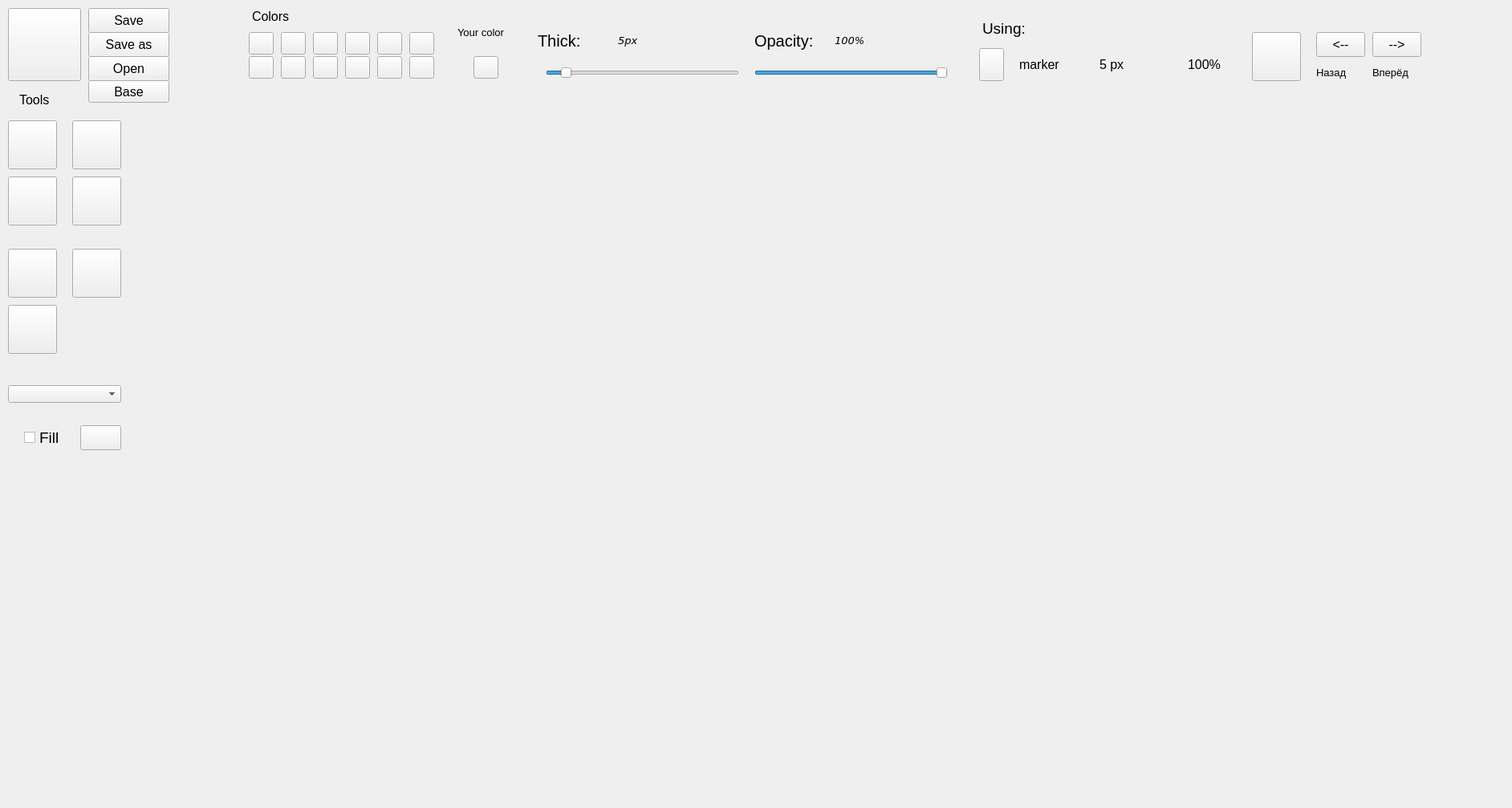
<?xml version="1.0" encoding="UTF-8"?>
<ui version="4.0">
 <class>Form</class>
 <widget class="QWidget" name="Form">
  <property name="geometry">
   <rect>
    <x>0</x>
    <y>0</y>
    <width>1884</width>
    <height>1007</height>
   </rect>
  </property>
  <property name="font">
   <font>
    <pointsize>12</pointsize>
   </font>
  </property>
  <property name="cursor">
   <cursorShape>CrossCursor</cursorShape>
  </property>
  <property name="windowTitle">
   <string>Form</string>
  </property>
  <widget class="QPushButton" name="btn_000000">
   <property name="geometry">
    <rect>
     <x>310</x>
     <y>40</y>
     <width>31</width>
     <height>28</height>
    </rect>
   </property>
   <property name="font">
    <font>
     <kerning>true</kerning>
    </font>
   </property>
   <property name="text">
    <string/>
   </property>
   <attribute name="buttonGroup">
    <string notr="true">color_group</string>
   </attribute>
  </widget>
  <widget class="QPushButton" name="btn_bbbbbb">
   <property name="geometry">
    <rect>
     <x>350</x>
     <y>40</y>
     <width>31</width>
     <height>28</height>
    </rect>
   </property>
   <property name="text">
    <string/>
   </property>
   <attribute name="buttonGroup">
    <string notr="true">color_group</string>
   </attribute>
  </widget>
  <widget class="QPushButton" name="btn_ffffff">
   <property name="geometry">
    <rect>
     <x>310</x>
     <y>70</y>
     <width>31</width>
     <height>28</height>
    </rect>
   </property>
   <property name="text">
    <string/>
   </property>
   <attribute name="buttonGroup">
    <string notr="true">color_group</string>
   </attribute>
  </widget>
  <widget class="QPushButton" name="btn_49423d">
   <property name="geometry">
    <rect>
     <x>350</x>
     <y>70</y>
     <width>31</width>
     <height>28</height>
    </rect>
   </property>
   <property name="text">
    <string/>
   </property>
   <attribute name="buttonGroup">
    <string notr="true">color_group</string>
   </attribute>
  </widget>
  <widget class="QPushButton" name="btn_ff0000">
   <property name="geometry">
    <rect>
     <x>390</x>
     <y>40</y>
     <width>31</width>
     <height>28</height>
    </rect>
   </property>
   <property name="text">
    <string/>
   </property>
   <attribute name="buttonGroup">
    <string notr="true">color_group</string>
   </attribute>
  </widget>
  <widget class="QPushButton" name="btn_ffa500">
   <property name="geometry">
    <rect>
     <x>390</x>
     <y>70</y>
     <width>31</width>
     <height>28</height>
    </rect>
   </property>
   <property name="text">
    <string/>
   </property>
   <attribute name="buttonGroup">
    <string notr="true">color_group</string>
   </attribute>
  </widget>
  <widget class="QPushButton" name="btn_0000ff">
   <property name="geometry">
    <rect>
     <x>430</x>
     <y>40</y>
     <width>31</width>
     <height>28</height>
    </rect>
   </property>
   <property name="text">
    <string/>
   </property>
   <attribute name="buttonGroup">
    <string notr="true">color_group</string>
   </attribute>
  </widget>
  <widget class="QPushButton" name="btn_ffff00">
   <property name="geometry">
    <rect>
     <x>430</x>
     <y>70</y>
     <width>31</width>
     <height>28</height>
    </rect>
   </property>
   <property name="text">
    <string/>
   </property>
   <attribute name="buttonGroup">
    <string notr="true">color_group</string>
   </attribute>
  </widget>
  <widget class="QPushButton" name="btn_964b00">
   <property name="geometry">
    <rect>
     <x>470</x>
     <y>40</y>
     <width>31</width>
     <height>28</height>
    </rect>
   </property>
   <property name="text">
    <string/>
   </property>
   <attribute name="buttonGroup">
    <string notr="true">color_group</string>
   </attribute>
  </widget>
  <widget class="QPushButton" name="btn_00ffff">
   <property name="geometry">
    <rect>
     <x>470</x>
     <y>70</y>
     <width>31</width>
     <height>28</height>
    </rect>
   </property>
   <property name="text">
    <string/>
   </property>
   <attribute name="buttonGroup">
    <string notr="true">color_group</string>
   </attribute>
  </widget>
  <widget class="QPushButton" name="btn_8b00ff">
   <property name="geometry">
    <rect>
     <x>510</x>
     <y>40</y>
     <width>31</width>
     <height>28</height>
    </rect>
   </property>
   <property name="text">
    <string/>
   </property>
   <attribute name="buttonGroup">
    <string notr="true">color_group</string>
   </attribute>
  </widget>
  <widget class="QPushButton" name="btn_ffc0cb">
   <property name="geometry">
    <rect>
     <x>510</x>
     <y>70</y>
     <width>31</width>
     <height>28</height>
    </rect>
   </property>
   <property name="text">
    <string/>
   </property>
   <attribute name="buttonGroup">
    <string notr="true">color_group</string>
   </attribute>
  </widget>
  <widget class="QPushButton" name="btn_person_color">
   <property name="geometry">
    <rect>
     <x>590</x>
     <y>70</y>
     <width>31</width>
     <height>28</height>
    </rect>
   </property>
   <property name="text">
    <string/>
   </property>
  </widget>
  <widget class="QSlider" name="thick_slider">
   <property name="geometry">
    <rect>
     <x>680</x>
     <y>80</y>
     <width>241</width>
     <height>22</height>
    </rect>
   </property>
   <property name="minimum">
    <number>1</number>
   </property>
   <property name="maximum">
    <number>50</number>
   </property>
   <property name="value">
    <number>5</number>
   </property>
   <property name="orientation">
    <enum>Qt::Horizontal</enum>
   </property>
  </widget>
  <widget class="QLabel" name="txt_thick_label">
   <property name="geometry">
    <rect>
     <x>670</x>
     <y>30</y>
     <width>71</width>
     <height>41</height>
    </rect>
   </property>
   <property name="font">
    <font>
     <pointsize>15</pointsize>
     <weight>50</weight>
     <italic>false</italic>
     <bold>false</bold>
     <underline>false</underline>
     <strikeout>false</strikeout>
     <kerning>true</kerning>
    </font>
   </property>
   <property name="frameShape">
    <enum>QFrame::NoFrame</enum>
   </property>
   <property name="frameShadow">
    <enum>QFrame::Raised</enum>
   </property>
   <property name="text">
    <string>Thick:</string>
   </property>
  </widget>
  <widget class="QLabel" name="value_thick_label">
   <property name="geometry">
    <rect>
     <x>770</x>
     <y>30</y>
     <width>71</width>
     <height>41</height>
    </rect>
   </property>
   <property name="font">
    <font>
     <family>Verdana</family>
     <pointsize>10</pointsize>
     <italic>true</italic>
    </font>
   </property>
   <property name="text">
    <string>5px</string>
   </property>
  </widget>
  <widget class="QLabel" name="personal_color_label">
   <property name="geometry">
    <rect>
     <x>570</x>
     <y>20</y>
     <width>81</width>
     <height>41</height>
    </rect>
   </property>
   <property name="font">
    <font>
     <pointsize>10</pointsize>
    </font>
   </property>
   <property name="text">
    <string>Your color</string>
   </property>
  </widget>
  <widget class="QLabel" name="color_label">
   <property name="geometry">
    <rect>
     <x>314</x>
     <y>10</y>
     <width>61</width>
     <height>20</height>
    </rect>
   </property>
   <property name="font">
    <font>
     <pointsize>12</pointsize>
    </font>
   </property>
   <property name="text">
    <string>Colors</string>
   </property>
  </widget>
  <widget class="QPushButton" name="stylus">
   <property name="geometry">
    <rect>
     <x>90</x>
     <y>150</y>
     <width>61</width>
     <height>61</height>
    </rect>
   </property>
   <property name="text">
    <string/>
   </property>
   <attribute name="buttonGroup">
    <string notr="true">tool_group</string>
   </attribute>
  </widget>
  <widget class="QLabel" name="tools_label">
   <property name="geometry">
    <rect>
     <x>24</x>
     <y>109</y>
     <width>51</width>
     <height>31</height>
    </rect>
   </property>
   <property name="font">
    <font>
     <pointsize>12</pointsize>
     <weight>50</weight>
     <bold>false</bold>
    </font>
   </property>
   <property name="text">
    <string>Tools</string>
   </property>
  </widget>
  <widget class="QLabel" name="txt_alpha_label">
   <property name="geometry">
    <rect>
     <x>940</x>
     <y>30</y>
     <width>91</width>
     <height>41</height>
    </rect>
   </property>
   <property name="font">
    <font>
     <pointsize>15</pointsize>
     <weight>50</weight>
     <italic>false</italic>
     <bold>false</bold>
     <underline>false</underline>
     <strikeout>false</strikeout>
     <kerning>true</kerning>
    </font>
   </property>
   <property name="frameShape">
    <enum>QFrame::NoFrame</enum>
   </property>
   <property name="frameShadow">
    <enum>QFrame::Raised</enum>
   </property>
   <property name="text">
    <string>Opacity:</string>
   </property>
  </widget>
  <widget class="QLabel" name="value_alpha_label">
   <property name="geometry">
    <rect>
     <x>1040</x>
     <y>30</y>
     <width>71</width>
     <height>41</height>
    </rect>
   </property>
   <property name="font">
    <font>
     <family>Verdana</family>
     <pointsize>10</pointsize>
     <italic>true</italic>
    </font>
   </property>
   <property name="text">
    <string>100%</string>
   </property>
  </widget>
  <widget class="QSlider" name="alpha_slider">
   <property name="geometry">
    <rect>
     <x>940</x>
     <y>80</y>
     <width>241</width>
     <height>22</height>
    </rect>
   </property>
   <property name="minimum">
    <number>0</number>
   </property>
   <property name="maximum">
    <number>100</number>
   </property>
   <property name="sliderPosition">
    <number>100</number>
   </property>
   <property name="orientation">
    <enum>Qt::Horizontal</enum>
   </property>
  </widget>
  <widget class="QPushButton" name="marker">
   <property name="geometry">
    <rect>
     <x>10</x>
     <y>150</y>
     <width>61</width>
     <height>61</height>
    </rect>
   </property>
   <property name="text">
    <string/>
   </property>
   <attribute name="buttonGroup">
    <string notr="true">tool_group</string>
   </attribute>
  </widget>
  <widget class="QPushButton" name="selected_color">
   <property name="geometry">
    <rect>
     <x>1220</x>
     <y>60</y>
     <width>31</width>
     <height>41</height>
    </rect>
   </property>
   <property name="text">
    <string/>
   </property>
  </widget>
  <widget class="QLabel" name="is_used_label_tool">
   <property name="geometry">
    <rect>
     <x>1270</x>
     <y>60</y>
     <width>101</width>
     <height>41</height>
    </rect>
   </property>
   <property name="font">
    <font>
     <pointsize>12</pointsize>
    </font>
   </property>
   <property name="text">
    <string>marker</string>
   </property>
  </widget>
  <widget class="QLabel" name="is_used_label">
   <property name="geometry">
    <rect>
     <x>1224</x>
     <y>20</y>
     <width>261</width>
     <height>31</height>
    </rect>
   </property>
   <property name="font">
    <font>
     <pointsize>14</pointsize>
    </font>
   </property>
   <property name="text">
    <string>Using:</string>
   </property>
  </widget>
  <widget class="QLabel" name="is_used_label_px">
   <property name="geometry">
    <rect>
     <x>1370</x>
     <y>60</y>
     <width>101</width>
     <height>41</height>
    </rect>
   </property>
   <property name="font">
    <font>
     <pointsize>12</pointsize>
    </font>
   </property>
   <property name="text">
    <string>5 px</string>
   </property>
  </widget>
  <widget class="QLabel" name="is_used_label_alpha">
   <property name="geometry">
    <rect>
     <x>1480</x>
     <y>60</y>
     <width>101</width>
     <height>41</height>
    </rect>
   </property>
   <property name="font">
    <font>
     <pointsize>12</pointsize>
    </font>
   </property>
   <property name="text">
    <string>100%</string>
   </property>
  </widget>
  <widget class="QPushButton" name="brush">
   <property name="geometry">
    <rect>
     <x>10</x>
     <y>220</y>
     <width>61</width>
     <height>61</height>
    </rect>
   </property>
   <property name="text">
    <string/>
   </property>
   <attribute name="buttonGroup">
    <string notr="true">tool_group</string>
   </attribute>
  </widget>
  <widget class="QPushButton" name="clear_btn">
   <property name="geometry">
    <rect>
     <x>1560</x>
     <y>40</y>
     <width>61</width>
     <height>61</height>
    </rect>
   </property>
   <property name="text">
    <string/>
   </property>
  </widget>
  <widget class="QPushButton" name="rubber">
   <property name="geometry">
    <rect>
     <x>90</x>
     <y>220</y>
     <width>61</width>
     <height>61</height>
    </rect>
   </property>
   <property name="text">
    <string/>
   </property>
   <attribute name="buttonGroup">
    <string notr="true">tool_group</string>
   </attribute>
  </widget>
  <widget class="QPushButton" name="save_btn">
   <property name="geometry">
    <rect>
     <x>110</x>
     <y>10</y>
     <width>101</width>
     <height>31</height>
    </rect>
   </property>
   <property name="font">
    <font>
     <pointsize>12</pointsize>
    </font>
   </property>
   <property name="text">
    <string>Save</string>
   </property>
  </widget>
  <widget class="QPushButton" name="line">
   <property name="geometry">
    <rect>
     <x>10</x>
     <y>310</y>
     <width>61</width>
     <height>61</height>
    </rect>
   </property>
   <property name="text">
    <string/>
   </property>
   <attribute name="buttonGroup">
    <string notr="true">tool_group</string>
   </attribute>
  </widget>
  <widget class="QPushButton" name="rectangle">
   <property name="geometry">
    <rect>
     <x>90</x>
     <y>310</y>
     <width>61</width>
     <height>61</height>
    </rect>
   </property>
   <property name="text">
    <string/>
   </property>
   <attribute name="buttonGroup">
    <string notr="true">tool_group</string>
   </attribute>
  </widget>
  <widget class="QCheckBox" name="btn_fill">
   <property name="geometry">
    <rect>
     <x>30</x>
     <y>520</y>
     <width>61</width>
     <height>51</height>
    </rect>
   </property>
   <property name="font">
    <font>
     <pointsize>14</pointsize>
    </font>
   </property>
   <property name="text">
    <string>Fill</string>
   </property>
  </widget>
  <widget class="QPushButton" name="btn_color_fill">
   <property name="geometry">
    <rect>
     <x>100</x>
     <y>530</y>
     <width>51</width>
     <height>31</height>
    </rect>
   </property>
   <property name="text">
    <string/>
   </property>
  </widget>
  <widget class="QComboBox" name="comboBox_line">
   <property name="geometry">
    <rect>
     <x>10</x>
     <y>480</y>
     <width>141</width>
     <height>22</height>
    </rect>
   </property>
   <property name="font">
    <font>
     <pointsize>10</pointsize>
    </font>
   </property>
   <property name="maxVisibleItems">
    <number>10</number>
   </property>
  </widget>
  <widget class="QPushButton" name="left_btn">
   <property name="geometry">
    <rect>
     <x>1640</x>
     <y>40</y>
     <width>61</width>
     <height>31</height>
    </rect>
   </property>
   <property name="text">
    <string>&lt;--</string>
   </property>
  </widget>
  <widget class="QPushButton" name="right_btn">
   <property name="geometry">
    <rect>
     <x>1710</x>
     <y>40</y>
     <width>61</width>
     <height>31</height>
    </rect>
   </property>
   <property name="text">
    <string>--&gt;</string>
   </property>
  </widget>
  <widget class="QLabel" name="left_lbl">
   <property name="geometry">
    <rect>
     <x>1640</x>
     <y>80</y>
     <width>61</width>
     <height>21</height>
    </rect>
   </property>
   <property name="font">
    <font>
     <pointsize>10</pointsize>
    </font>
   </property>
   <property name="text">
    <string>Назад</string>
   </property>
  </widget>
  <widget class="QLabel" name="right_lbl">
   <property name="geometry">
    <rect>
     <x>1710</x>
     <y>80</y>
     <width>61</width>
     <height>21</height>
    </rect>
   </property>
   <property name="font">
    <font>
     <pointsize>10</pointsize>
    </font>
   </property>
   <property name="text">
    <string>Вперёд</string>
   </property>
  </widget>
  <widget class="QPushButton" name="menu_btn">
   <property name="geometry">
    <rect>
     <x>10</x>
     <y>10</y>
     <width>91</width>
     <height>91</height>
    </rect>
   </property>
   <property name="text">
    <string/>
   </property>
  </widget>
  <widget class="QPushButton" name="save_as_btn">
   <property name="geometry">
    <rect>
     <x>110</x>
     <y>40</y>
     <width>101</width>
     <height>31</height>
    </rect>
   </property>
   <property name="font">
    <font>
     <pointsize>12</pointsize>
    </font>
   </property>
   <property name="text">
    <string>Save as</string>
   </property>
  </widget>
  <widget class="QPushButton" name="open_btn">
   <property name="geometry">
    <rect>
     <x>110</x>
     <y>70</y>
     <width>101</width>
     <height>31</height>
    </rect>
   </property>
   <property name="font">
    <font>
     <pointsize>12</pointsize>
    </font>
   </property>
   <property name="text">
    <string>Open</string>
   </property>
  </widget>
  <widget class="QLabel" name="label">
   <property name="geometry">
    <rect>
     <x>280</x>
     <y>180</y>
     <width>781</width>
     <height>581</height>
    </rect>
   </property>
   <property name="text">
    <string/>
   </property>
  </widget>
  <widget class="QPushButton" name="base_btn">
   <property name="geometry">
    <rect>
     <x>110</x>
     <y>100</y>
     <width>101</width>
     <height>28</height>
    </rect>
   </property>
   <property name="text">
    <string>Base</string>
   </property>
  </widget>
  <widget class="QPushButton" name="circle">
   <property name="geometry">
    <rect>
     <x>10</x>
     <y>380</y>
     <width>61</width>
     <height>61</height>
    </rect>
   </property>
   <property name="text">
    <string/>
   </property>
   <attribute name="buttonGroup">
    <string notr="true">tool_group</string>
   </attribute>
  </widget>
 </widget>
 <resources/>
 <connections/>
 <buttongroups>
  <buttongroup name="tool_group"/>
  <buttongroup name="color_group"/>
 </buttongroups>
</ui>
